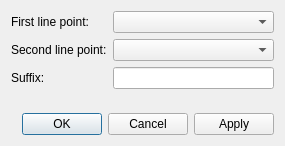
<?xml version="1.0" encoding="UTF-8"?>
<ui version="4.0">
 <class>DialogFlippingByLine</class>
 <widget class="QDialog" name="DialogFlippingByLine">
  <property name="geometry">
   <rect>
    <x>0</x>
    <y>0</y>
    <width>285</width>
    <height>146</height>
   </rect>
  </property>
  <property name="windowTitle">
   <string>Mirror by Line</string>
  </property>
  <property name="windowIcon">
   <iconset resource="../../../vmisc/share/resources/icon.qrc">
    <normaloff>:/icon/64x64/icon64x64.png</normaloff>:/icon/64x64/icon64x64.png</iconset>
  </property>
  <layout class="QVBoxLayout" name="verticalLayout">
   <item>
    <layout class="QFormLayout" name="formLayout">
     <item row="0" column="0">
      <widget class="QLabel" name="labelFirstLinePoint">
       <property name="text">
        <string>First line point:</string>
       </property>
      </widget>
     </item>
     <item row="0" column="1">
      <widget class="QComboBox" name="comboBoxFirstLinePoint"/>
     </item>
     <item row="2" column="0">
      <widget class="QLabel" name="labelSuffix">
       <property name="text">
        <string>Suffix:</string>
       </property>
      </widget>
     </item>
     <item row="2" column="1">
      <widget class="QLineEdit" name="lineEditSuffix"/>
     </item>
     <item row="1" column="0">
      <widget class="QLabel" name="labelSecondLinePoint">
       <property name="text">
        <string>Second line point:</string>
       </property>
      </widget>
     </item>
     <item row="1" column="1">
      <widget class="QComboBox" name="comboBoxSecondLinePoint"/>
     </item>
    </layout>
   </item>
   <item>
    <widget class="QDialogButtonBox" name="buttonBox">
     <property name="orientation">
      <enum>Qt::Horizontal</enum>
     </property>
     <property name="standardButtons">
      <set>QDialogButtonBox::Apply|QDialogButtonBox::Cancel|QDialogButtonBox::Ok</set>
     </property>
    </widget>
   </item>
  </layout>
 </widget>
 <resources>
  <include location="../../../vmisc/share/resources/icon.qrc"/>
 </resources>
 <connections>
  <connection>
   <sender>buttonBox</sender>
   <signal>accepted()</signal>
   <receiver>DialogFlippingByLine</receiver>
   <slot>accept()</slot>
   <hints>
    <hint type="sourcelabel">
     <x>248</x>
     <y>254</y>
    </hint>
    <hint type="destinationlabel">
     <x>157</x>
     <y>274</y>
    </hint>
   </hints>
  </connection>
  <connection>
   <sender>buttonBox</sender>
   <signal>rejected()</signal>
   <receiver>DialogFlippingByLine</receiver>
   <slot>reject()</slot>
   <hints>
    <hint type="sourcelabel">
     <x>316</x>
     <y>260</y>
    </hint>
    <hint type="destinationlabel">
     <x>286</x>
     <y>274</y>
    </hint>
   </hints>
  </connection>
 </connections>
</ui>
